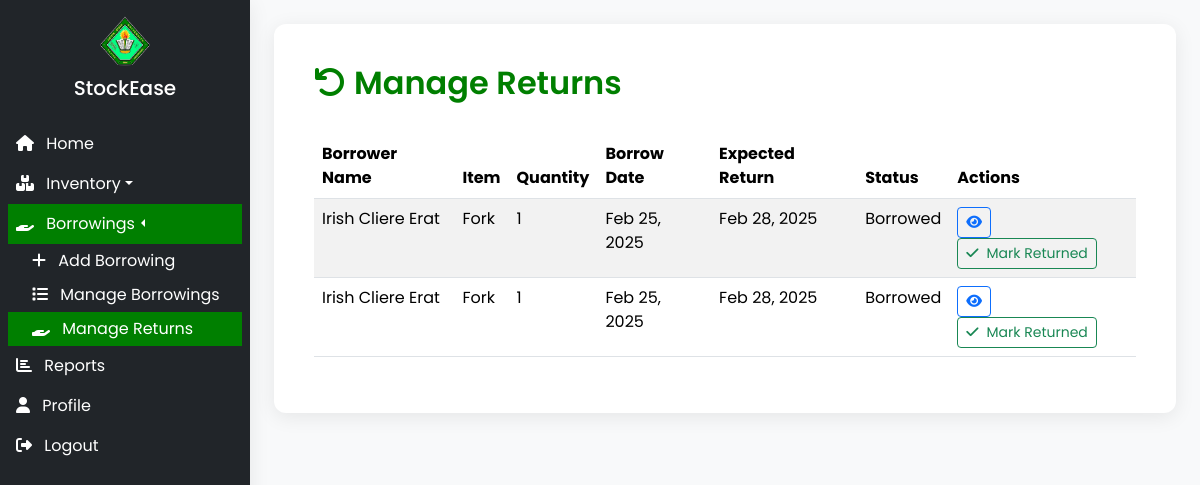
Screenshot of /dashboard.php?section=manage_returns (signed in) with the database file from the repository.
### tables this page shows
CREATE TABLE `borrowings` (
  `borrowing_id` int(11) NOT NULL,
  `item_id` int(11) NOT NULL,
  `borrower_name` varchar(255) NOT NULL,
  `borrower_contact` varchar(255) DEFAULT NULL,
  `borrow_date` date NOT NULL,
  `expected_return_date` date NOT NULL,
  `actual_return_date` date DEFAULT NULL,
  `status` enum('borrowed','returned','overdue') DEFAULT 'borrowed',
  `condition_notes` text DEFAULT NULL,
  `quantity` int(11) NOT NULL,
  `created_at` timestamp NOT NULL DEFAULT current_timestamp()
);

CREATE TABLE `items` (
  `item_id` int(11) NOT NULL,
  `name` varchar(255) NOT NULL,
  `description` text DEFAULT NULL,
  `category_id` int(11) DEFAULT NULL,
  `quantity` int(11) NOT NULL DEFAULT 0,
  `created_at` timestamp NOT NULL DEFAULT current_timestamp(),
  `updated_at` timestamp NOT NULL DEFAULT current_timestamp() ON UPDATE current_timestamp()
);

### content/manage_returns.php (the view, shortened to what this page needs)
<?php
$borrowings = [];
try {
    $stmt = $conn->prepare("
        SELECT b.*, i.name AS item_name, i.quantity AS item_quantity
        FROM borrowings b
        LEFT JOIN items i ON b.item_id = i.item_id
        WHERE b.status != 'returned'
        ORDER BY b.created_at DESC
    ");
    $stmt->execute();
    $borrowings = $stmt->get_result()->fetch_all(MYSQLI_ASSOC);
} catch (Exception $e) {
    error_log("Error fetching borrowings for returns: " . $e->getMessage());
    $_SESSION['error'] = "Error loading borrowing records. Please try again.";
}
?>
<head>
    <link rel="stylesheet" href="css/manage.css">
</head>
<body>
    <div class="cvsu-container">
        <div class="d-flex justify-content-between align-items-center mb-4 cvsu-header">
            <h2><i class="fas fa-undo me-2"></i>Manage Returns</h2>
        </div>
        <div class="table-responsive">
            <table class="table table-hover table-striped">
                <thead class="cvsu-bg-green text-white">
                    <tr>
                        <th>Borrower Name</th>
                        <th>Item</th>
                        <th>Quantity</th>
                        <th>Borrow Date</th>
                        <th>Expected Return</th>
                        <th>Status</th>
                        <th>Actions</th>
                    </tr>
                </thead>
                <tbody>
                    <?php if (empty($borrowings)): ?>
                        <tr>
                            <td colspan="7" class="text-center py-4">
                                <i class="fas fa-exclamation-circle me-2"></i> No records found.
                            </td>
                        </tr>
                    <?php else: ?>
                        <?php foreach ($borrowings as $borrow): ?>
                            <tr>
                                <td><?= htmlspecialchars($borrow['borrower_name']) ?></td>
                                <td><?= htmlspecialchars($borrow['item_name'] ?? 'Unknown') ?></td>
                                <td><?= $borrow['quantity'] ?></td>
                                <td><?= date('M d, Y', strtotime($borrow['borrow_date'])) ?></td>
                                <td><?= date('M d, Y', strtotime($borrow['expected_return_date'])) ?></td>
                                <td><?= ucfirst($borrow['status']) ?></td>
                                <td>
                                    <button class="btn btn-sm btn-outline-primary view-borrowing"
                                        data-id="<?= $borrow['borrowing_id'] ?>"
                                        data-bs-toggle="modal"
                                        data-bs-target="#borrowingModal">
                                        <i class="fas fa-eye"></i>
                                    </button>
                                    <button class="btn btn-sm btn-outline-success mark-returned"
                                        data-id="<?= $borrow['borrowing_id'] ?>">
                                        <i class="fas fa-check me-2"></i>Mark Returned
                                    </button>
                                </td>
                            </tr>
                        <?php endforeach; ?>
                    <?php endif; ?>
                </tbody>
            </table>
        </div>
    </div>
</body>
</html>

### css/general.css (style rules this page uses)
* { margin: 0; padding: 0; box-sizing: border-box; font-family: 'Poppins', sans-serif; }

### css/dashboard.css (style rules this page uses)
body { background-color: #f8f9fa; display: flex; overflow: hidden; }

### css/manage.css (style rules this page uses)
body { background-color: #f8f9fa; display: flex; }
.cvsu-container { background: #ffffff; border-radius: 12px; padding: 2.5rem; box-shadow: 0 4px 20px rgba(0, 0, 0, 0.08); flex: 1; }
.cvsu-header { text-align: center; margin-bottom: 2rem; }
.cvsu-header h2 { color: #007f00; font-weight: 600; margin-bottom: 0.5rem; }
.cvsu-bg-green { background-color: #007f00; }
.text-white { color: white; }
table tbody tr td { color: red; }

### rows the page displays
borrowings: borrower_name "Irish Cliere Erat", item.name "Fork", quantity "1", borrow_date "Feb 25, 2025", expected_return_date "Feb 28, 2025", status "Borrowed"
borrowings: borrower_name "Irish Cliere Erat", item.name "Fork", quantity "1", borrow_date "Feb 25, 2025", expected_return_date "Feb 28, 2025", status "Borrowed"
